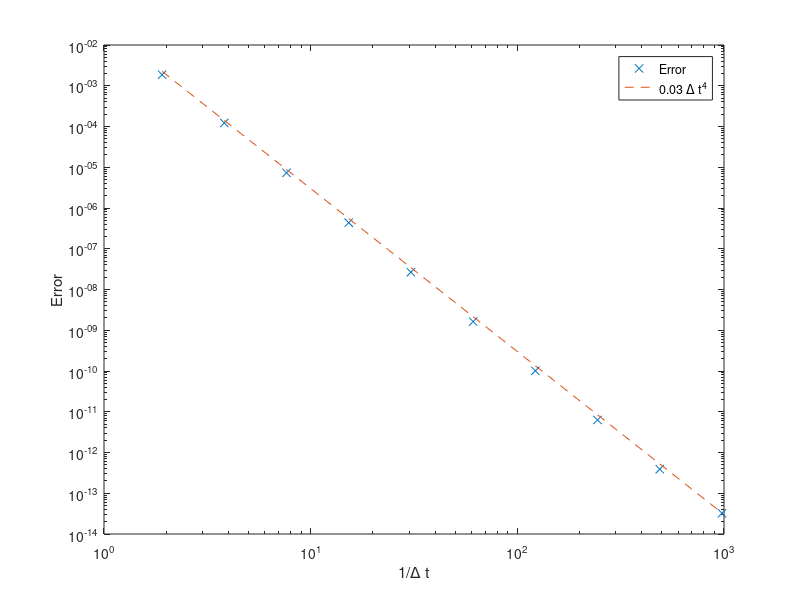

Here is the MATLAB script that generated this plot:
% Example 2.2
% clean all the variables
clear
close all

% the number of intervals
n = [2,4,8,16,32,64,128,256,512,1024];
% the list of Delta t we want to explore
Deltat = 1 ./n * pi / 3;

% for each precision
for j = 1:numel(n)
    
    % clean the variables
    
    % set up the initial condition
    y0 = 0;
    t0 = 0;
    
    y(1) = y0;
    t(1) = t0;
    
    % the time step
    dt = Deltat(j);
    
    % RK4, total n(j) steps to reach t=pi/2
    for i = 1:n(j)
        % the time for each time step
        t(i+1) = t(i) + dt;
        
        % compute all the mid steps
        k1 = sqrt(1-y(i)^2) * dt;
        k2 = sqrt(1-(y(i)+k1/2)^2) * dt;
        k3 = sqrt(1-(y(i)+k2/2)^2) * dt;
        k4 = sqrt(1-(y(i)+k3)^2) * dt;
        
        % sum up
        y(i+1) = y(i) + 1/6*(k1+2*k2+2*k3+k4);
    end
    
    % compute the maximum absolute error between the numerical solution and the
    % exact solution
    error(j) = max(abs(y-sin(t)));
end

% make a plot

figure;
loglog(1./Deltat, error, 'x');
xlabel('1/\Delta t');
ylabel('Error');

% make the asymtotic line
hold on
asym = 0.03 * Deltat.^4;
loglog(1./Deltat, asym,'--');

legend('Error','0.03 \Delta t^4');

    
    
